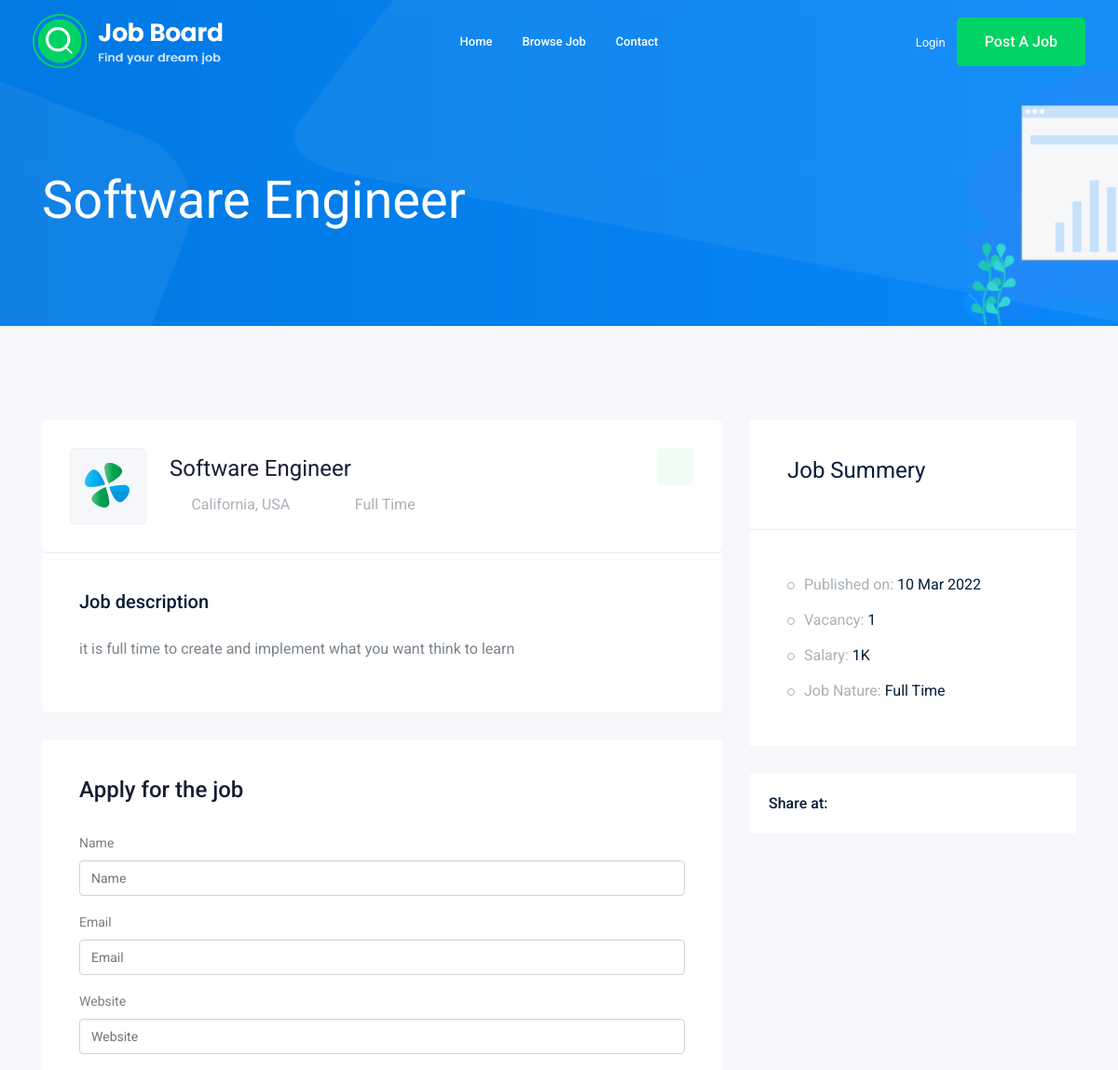
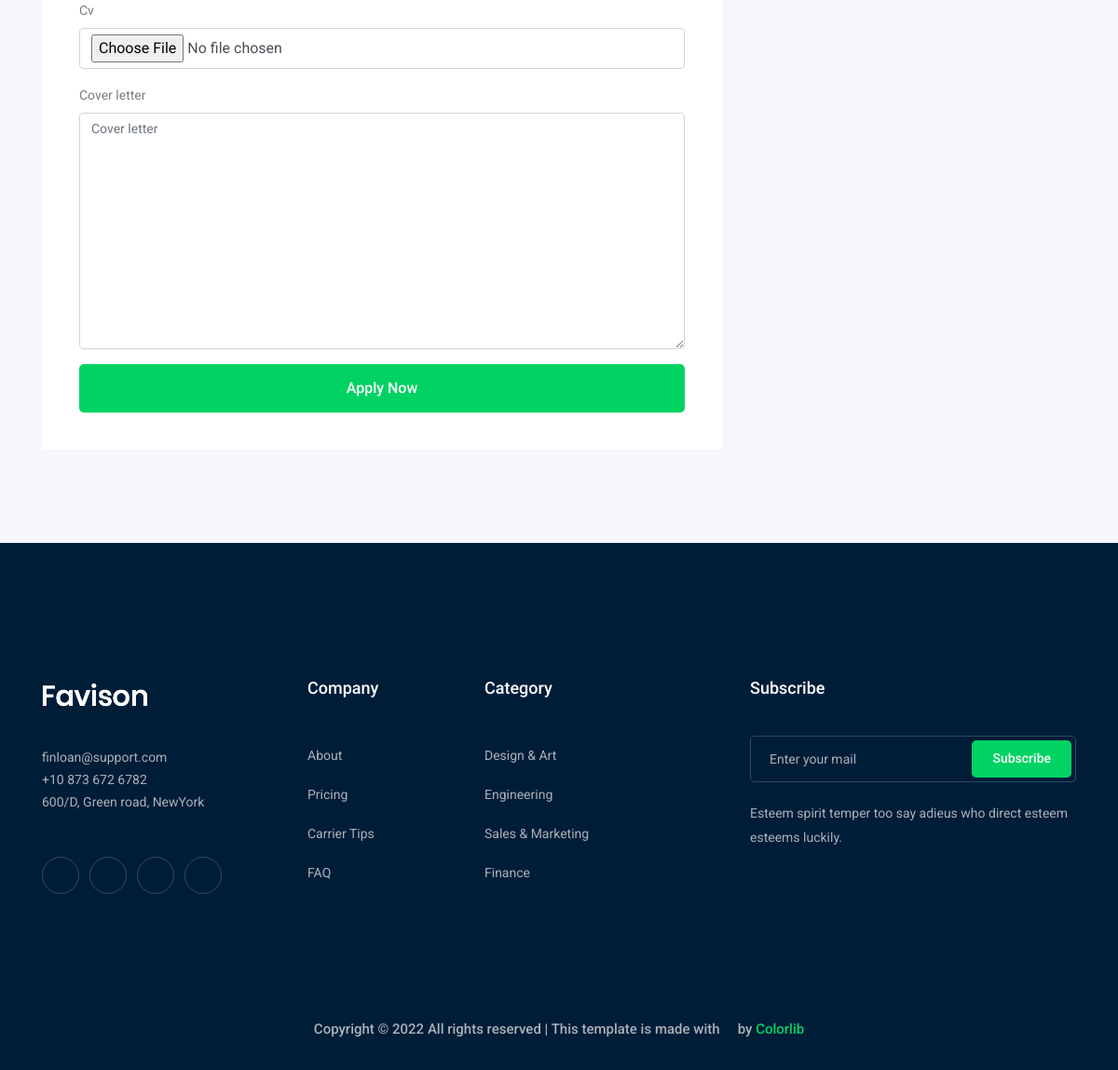
The page /jobs/software-engineer on the database its author committed (2 pictures, top to bottom).
### job/models.py (models this page shows, shortened)
class Job(models.Model):
    owner = models.ForeignKey( User , related_name='job_owner', on_delete=models.CASCADE)
    title = models.CharField(max_length=100)
    type = models.CharField(max_length=100, choices=JOB_TYPE_CHOICE)
    description = models.TextField(max_length=1000)
    published_at = models.DateTimeField(auto_now=True)
    vacancy = models.IntegerField(default=1)
    salary = models.IntegerField(default=1)
    experience = models.IntegerField(default=1)
    category = models.ForeignKey(Category, on_delete=models.CASCADE)
    img = models.ImageField(upload_to=upload_image)
    slug = models.SlugField(null=True, blank=True)
    def __str__(self):
        return (self.title)

### job/views.py (the view)
# urls.py: path('jobs/<str:slug>', jop_details, name='jobDetails' ),
def jop_details(request, slug):
    job = Job.objects.get(slug=slug)  # GET BY SLUG
    if request.method == 'POST':
        form = ApplyForm(request.POST, request.FILES)
        if form.is_valid():
            myForm = form.save(commit=False)
            myForm.job = job
            myForm.save()
    else:
        form = ApplyForm()
    context = {"Job": job, 'form': form}
    return (render(request, 'job/job_details.html', context))

### job/forms.py
class ApplyForm(forms.ModelForm):
    class Meta:
        model = Apply
        fields = ['name', 'email', 'website', 'cv', 'cover_letter']

### job/templates/job/job_details.html (shortened to what this page needs)
{% extends 'main.html' %}
{% load bootstrap4 %}
{% block body %}
<div class="bradcam_area bradcam_bg_1">
    <div class="container">
        <div class="row">
            <div class="col-xl-12">
                <div class="bradcam_text">
                    <h3>{{Job}}</h3>
                </div>
            </div>
        </div>
    </div>
</div>
<div class="job_details_area">
    <div class="container">
        <div class="row">
            <div class="col-lg-8">
                <div class="job_details_header">
                    <div class="single_jobs white-bg d-flex justify-content-between">
                        <div class="jobs_left d-flex align-items-center">
                            <div class="thumb">
                                <img src="img/svg_icon/1.svg" alt="" />
                            </div>
                            <div class="jobs_conetent">
                                <a href="#">
                                    <h4>{{ Job }}</h4>
                                </a>
                                <div class="links_locat d-flex align-items-center">
                                    <div class="location">
                                        <p><i class="fa fa-map-marker"></i> California, USA</p>
                                    </div>
                                    <div class="location">
                                        <p><i class="fa fa-clock-o"></i>{{Job.type}}</p>
                                    </div>
                                </div>
                            </div>
                        </div>
                        <div class="jobs_right">
                            <div class="apply_now">
                                <a class="heart_mark" href="#">
                                    <i class="ti-heart"></i>
                                </a>
                            </div>
                        </div>
                    </div>
                </div>
                <div class="descript_wrap white-bg">
                    <div class="single_wrap">
                        <h4>Job description</h4>
                        <p>
                            {{Job.description}}
                        </p>
                    </div>
                </div>
                <div class="apply_job_form white-bg">
                    <h4>Apply for the job</h4>
                    <form action="#" method="post" enctype="multipart/form-data">
                        {% bootstrap_form form %}
                        {% buttons %}
                        <button class="boxed-btn3 w-100" type="submit">Apply Now</button>
                        {% endbuttons %}
                    </form>
                </div>
            </div>
            <div class="col-lg-4">
                <div class="job_sumary">
                    <div class="summery_header">
                        <h3>Job Summery</h3>
                    </div>
                    <div class="job_content">
                        <ul>
                            <li>Published on: <span> {{Job.published_at| date:'j M Y'}} </span></li>
                            <li>Vacancy: <span>{{ Job.vacancy }}</span></li>
                            <li>Salary: <span>{{ Job.salary }}K</span></li>
                            <li>Job Nature: <span> {{ Job.type }}</span></li>
                        </ul>
                    </div>
                </div>
                <div class="share_wrap d-flex">
                    <span>Share at:</span>
                    <ul>
                        <li>
                            <a href="#"> <i class="fa fa-facebook"></i></a>
                        </li>
                        <li>
                            <a href="#"> <i class="fa fa-google-plus"></i></a>
                        </li>
                        <li>
                            <a href="#"> <i class="fa fa-twitter"></i></a>
                        </li>
                        <li>
                            <a href="#"> <i class="fa fa-envelope"></i></a>
                        </li>
                    </ul>
                </div>
                <div class="job_location_wrap">
                    <div class="job_lok_inner">
                        <div id="map" style="height: 200px"></div>
                    </div>
                </div>
            </div>
        </div>
    </div>
</div>
{% endblock body %}

### rows shown on the page
Job: title "Software Engineer", type "Full Time", description "it is full time to create and implement what you want think to learn", published_at "10 Mar 2022", vacancy "1", salary "1"
